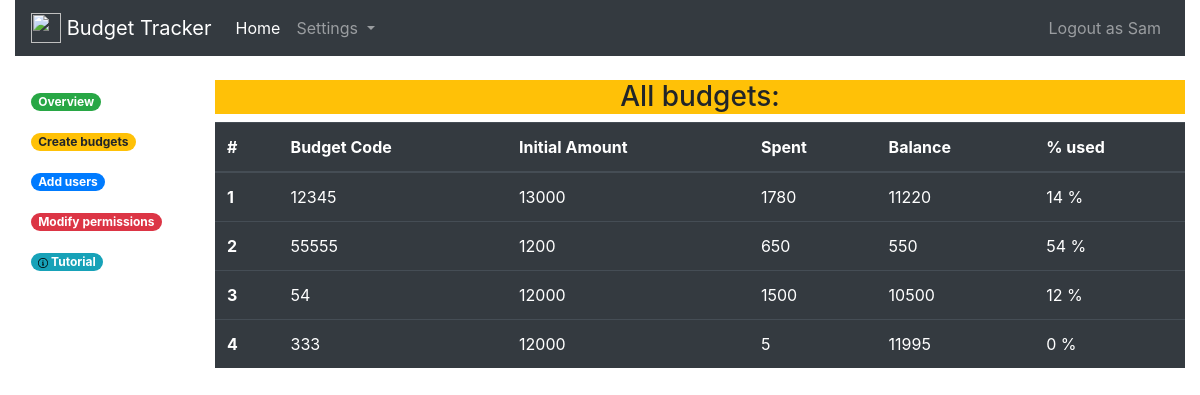
Before: /profile/Sam (signed in) with the older database file.
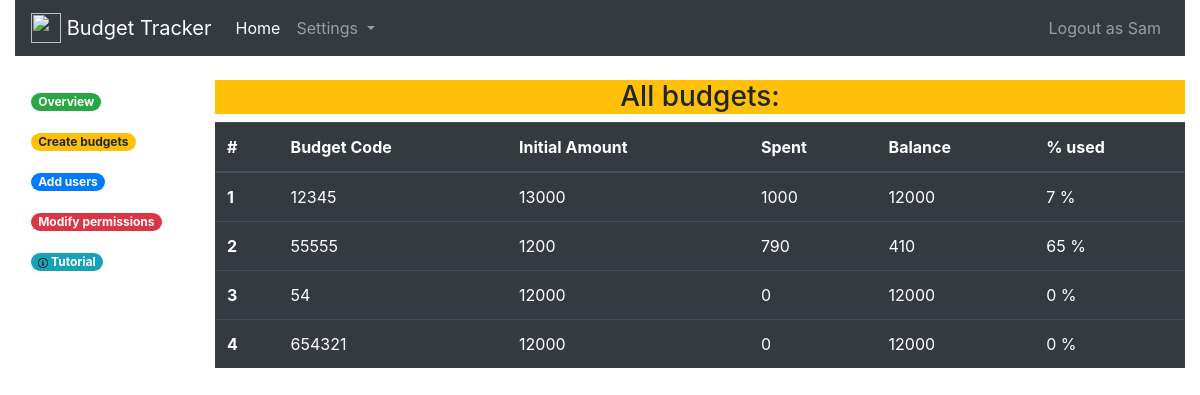
After: the same page with the newer database file.
### app.py (models this page shows, shortened)
class User(db.Model):
    id = db.Column(db.Integer, primary_key=True)
    username = db.Column(db.String(20), unique=True, nullable=False)
    password = db.Column(db.String(6), nullable=False)
    budgets_access = db.Column(db.String(100), unique=False, nullable=True)

class Budgets(db.Model):
    id = db.Column(db.Integer, primary_key=True)
    code = db.Column(db.String(20), unique=True, nullable=False)
    project_name = db.Column(db.String(100), unique=False, nullable=True)
    initial_amount = db.Column(db.Integer, nullable=False)
    amount_spent = db.Column(db.Integer, nullable=True)

### app.py (the view, shortened to what this page needs)
@app.route('/profile/<string:name>', methods=['POST', 'GET'])
def profile(name):
    u = name
    bbb = Budgets.query.all()
    if(u != session['key'][1]):
        return redirect(url_for('index'))
    form = UpdateBudgetForm()
    tables = []
    x = User.query.filter_by(username=f'{u}')[0]
    codes = x.budgets_access.split(',')
    for c in codes:
        b = Budgets.query.filter_by(code=int(c)).first()
        tables.append(b)
    form.code.choices = [(int(g), int(g)) for g in codes]
    if(len(codes) <= 4):
        b_count = len(codes)
    else:
        b_count = 4
    events = Event.query.filter_by(users=f'{u}')
    return render_template('profile.html', u = u, tables = tables, tables2 = bbb, events = events, b_count = b_count, x = codes)

### templates/profile.html (shortened to what this page needs)
{% extends 'base_in.html' %}
{% block body %}
<br>
<div class="row">
  <div class="col-md-2">
    <ul class="nav flex-column">
      <li class="nav-item">
        {% if session['key'][0]==True %}
        <li class="nav-item">
          <a class="nav-link" href="/master"><span class="badge badge-pill badge-success"> Overview</span></a>
        </li>
        <li class="nav-item">
          <a class="nav-link" href="/newbudget"><span class="badge badge-pill badge-warning"> Create budgets</span></a>
        </li>
        <li class="nav-item">
          <a class="nav-link" href="/newuser"><span class="badge badge-pill badge-primary"> Add users</span></a>
        </li>
        <li class="nav-item">
          <a class="nav-link" href="/modifyuser"><span class="badge badge-pill badge-danger"> Modify permissions</span></a>
        </li>
        <li class="nav-item">
          <a class="nav-link" href="/tutorial/{{u}}"><span class="badge badge-pill badge-info"><img style="width:10px; height:10px" src='/static/information.svg'></img> Tutorial</span></a>
        </li>
        {% endif %}
    </ul>
  </div>
  {% if session['key'][0]==True %}
  <div class="col-md-10">
    <h3 class="text-center bg-warning">
      All budgets:
    </h3>
    <table class="table table-dark">
      <thead>
        <tr>
          <th scope="col">#</th>
          <th scope="col">Budget Code</th>
          <th scope="col">Initial Amount</th>
          <th scope="col">Spent</th>
          <th scope="col">Balance</th>
          <th scope="col">% used</th>
        </tr>
      </thead>
      <tbody>
        {% for line in tables2 %}
        {% if line %}
        {% set balance = (line.initial_amount - line.amount_spent) %}
          <tr>
            <th scope="row">{{loop.index}}</th>
            <td>{{line.code}}</td>
            <td>{{line.initial_amount|int}}</td>
            <td>{{line.amount_spent}}</td>
            <td>{{balance}}</td>
            <td>{{((1 - (balance/line.initial_amount)|round(2))*100)|int}} %</td>
          </tr>
        {% endif %}
        {% endfor %}
      </tbody>
    </table>
    </div>
  {% endif %}
</div>
<br>
<br>
{% endblock %}

### templates/base_in.html (shortened to what this page needs)
<!doctype html>
<html lang="en">
  <head>
<link rel="stylesheet" type="text/css" href="//cdnjs.cloudflare.com/ajax/libs/jsxgraph/0.99.7/jsxgraph.css" />
    <link rel="stylesheet" href="https://stackpath.bootstrapcdn.com/bootstrap/4.3.1/css/bootstrap.min.css">
  </head>
  <body class="container-fluid">
    <nav class="navbar navbar-expand-lg navbar-dark bg-dark">
      <a class="navbar-brand" href="/"> <img src="static/lyceum.png" width="30" height="30" class="d-inline-block align-top" alt="">
    Budget Tracker</a>
      <div class="collapse navbar-collapse" id="navbarNavDropdown">
        <ul class="navbar-nav">
          <li class="nav-item active">
            <a class="nav-link" href="/profile/{{u}}">Home <span class="sr-only">(current)</span></a>
          </li>
          <li class="nav-item dropdown">
            <a class="nav-link dropdown-toggle" href="#" id="navbarDropdownMenuLink" data-toggle="dropdown" aria-haspopup="true" aria-expanded="false">
              Settings
            </a>
          </li>
        </ul>
        <ul class="navbar-nav ml-auto">
          <li class="nav-item">
            <a class="nav-link" href="/">Logout as {{u}}</a>
          </li>
        </ul>
      </div>
    </nav>
{% block body %}
{% endblock %}
      </body>
    </html>

Changed rows visible on the page:
changed Budgets (number 1 of 4 on the later page): amount_spent "1780" → "1000"; balance "11220" → "12000"; ((1-(balance/line.initial_amount)|round(2))*100)|int "14" → "7"
changed Budgets (number 2 of 4 on the later page): amount_spent "650" → "790"; balance "550" → "410"; ((1-(balance/line.initial_amount)|round(2))*100)|int "54" → "65"
changed Budgets (number 3 of 4 on the later page): amount_spent "1500" → "0"; initial_amount "10500" → "12000"; ((1-(balance/line.initial_amount)|round(2))*100)|int "12" → "0"
changed Budgets (number 4 of 4 on the later page): code "333" → "654321"; amount_spent "5" → "0"; initial_amount "11995" → "12000"
